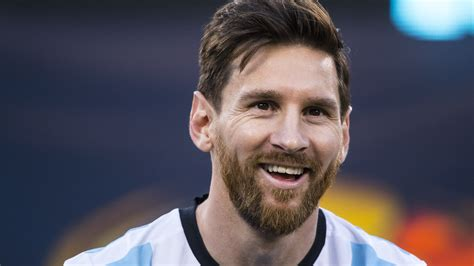
#> input picture PrjV1/images/Lionel Messi/1.jpg, 474 x 266 px, given in place of the camera
$ python Face_V6.py
#> lines starting #> are read from the running program, lines starting #| are printed output that depends on the picture; after the words box and inside, x2 and y2 are one past the last pixel; in counts of white or black regions, pixels touching at a corner belong together
import cv2
import time

face_cascade_front = cv2.CascadeClassifier('data/haarcascades/haarcascade_frontalface_alt.xml')
face_cascade_profile = cv2.CascadeClassifier('data/haarcascades/haarcascade_profileface.xml')
face_cascade_extended = cv2.CascadeClassifier('data/haarcascades/haarcascade_frontalcatface_extended.xml')
face_cascade_eye = cv2.CascadeClassifier('data/haarcascades/haarcascade_eye.xml')
face_cascade_glasses = cv2.CascadeClassifier('data/haarcascades/haarcascade_eye_tree_eyeglasses.xml')
face_cascade_leftEye = cv2.CascadeClassifier('data/haarcascades/haarcascade_lefteye_2splits.xml')
face_cascade_rightEye = cv2.CascadeClassifier('data/haarcascades/haarcascade_righteye_2splits.xml')

body_cascade_full = cv2.CascadeClassifier('data/haarcascades/haarcascade_fullbody.xml')

# frameWidth = 640
# frameHeight = 480

Do_track = True

cap = cv2.VideoCapture(0)
#time.sleep(2)

# cap.set(3, frameWidth)
# cap.set(4, frameHeight)

while(True):
	# Capture frame-by-frame
	ret, frame = cap.read()
#> frame is the input picture: shape (266, 474, 3); mean B, G, R 90.9, 82.1, 87.3
	gray = cv2.cvtColor(frame, cv2.COLOR_BGR2GRAY)
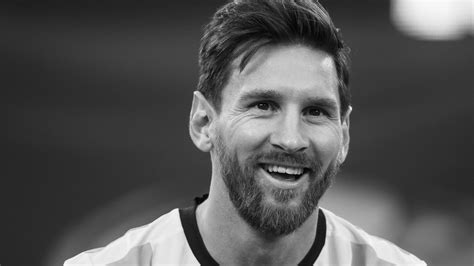
#> gray: shape (266, 474); min 1, max 253, mean 84.7

	if	Do_track == True:

		faces_eye = face_cascade_eye.detectMultiScale(gray, scaleFactor=1.5, minNeighbors=5)
#> faces_eye = ()
		for (x, y, w, h) in faces_eye:

			#color = (0, 0, 0) #BGR 0-255
			#stroke = -1
			end_cord_x = x + w
			end_cord_y = y + h
			#cv2.rectangle(frame, (x,y), (end_cord_x, end_cord_y), color, stroke)
			frame[y:y+h,x:x+w] = cv2.GaussianBlur(frame[y:y+h,x:x+w],(15,15),40,cv2.BORDER_DEFAULT)
			color = (255, 0, 0) #BGR 0-255
			stroke = 1
			cv2.rectangle(frame, (x,y), (end_cord_x, end_cord_y), color, stroke)
#> this loop made 0 passes

		faces_leftEye = face_cascade_leftEye.detectMultiScale(gray, scaleFactor=1.5, minNeighbors=5)
#> faces_leftEye = ()
		for (x, y, w, h) in faces_leftEye:

			#color = (0, 0, 0) #BGR 0-255
			#stroke = -1
			end_cord_x = x + w
			end_cord_y = y + h
			#cv2.rectangle(frame, (x,y), (end_cord_x, end_cord_y), color, stroke)
			frame[y:y+h,x:x+w] = cv2.GaussianBlur(frame[y:y+h,x:x+w],(15,15),40,cv2.BORDER_DEFAULT)
			color = (255, 0, 0) #BGR 0-255
			stroke = 1
			cv2.rectangle(frame, (x,y), (end_cord_x, end_cord_y), color, stroke)

		faces_rightEye = face_cascade_rightEye.detectMultiScale(gray, scaleFactor=1.5, minNeighbors=5)
#> faces_rightEye = [[240, 77, 45, 45]]
		for (x, y, w, h) in faces_rightEye:

			#color = (0, 0, 0) #BGR 0-255
			#stroke = -1
			end_cord_x = x + w
			end_cord_y = y + h
			#cv2.rectangle(frame, (x,y), (end_cord_x, end_cord_y), color, stroke)
			frame[y:y+h,x:x+w] = cv2.GaussianBlur(frame[y:y+h,x:x+w],(15,15),40,cv2.BORDER_DEFAULT)
			color = (255, 0, 0) #BGR 0-255
			stroke = 1
			cv2.rectangle(frame, (x,y), (end_cord_x, end_cord_y), color, stroke)
#> this loop made 1 pass
#> (x, y, w, h, end_cord_x, end_cord_y, color, stroke) on pass 1: (240, 77, 45, 45, 285, 122, (255, 0, 0), 1)
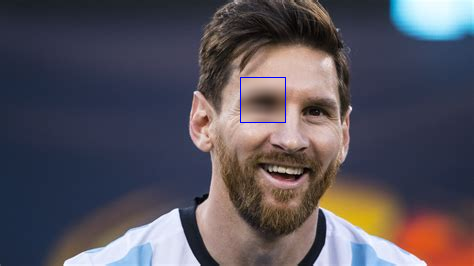
#> frame: shape (266, 474, 3); 1.68% of pixels changed, all inside (x1, y1, x2, y2) = (240, 77, 286, 123)

		faces_front = face_cascade_front.detectMultiScale(gray, scaleFactor=1.5, minNeighbors=5)
#> faces_front = [[210, 48, 152, 152]]
		for (x, y, w, h) in faces_front:

			#color = (0, 0, 0) #BGR 0-255
			#stroke = -1
			end_cord_x = x + w
			end_cord_y = y + h
			#cv2.rectangle(frame, (x,y), (end_cord_x, end_cord_y), color, stroke)
			frame[y:y+h,x:x+w] = cv2.GaussianBlur(frame[y:y+h,x:x+w],(15,15),100000,cv2.BORDER_DEFAULT)

			color = (0, 255, 0) #BGR 0-255
			stroke = 1
			cv2.rectangle(frame, (x,y), (end_cord_x, end_cord_y), color, stroke)
#> this loop made 1 pass
#> (x, y, w, h, end_cord_x, end_cord_y, color, stroke) on pass 1: (210, 48, 152, 152, 362, 200, (0, 255, 0), 1)
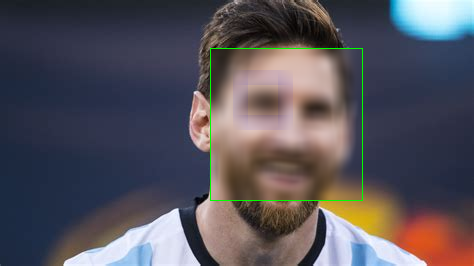
#> frame: shape (266, 474, 3); 18.46% of pixels changed, all inside (x1, y1, x2, y2) = (210, 48, 363, 201)

		faces_profile = face_cascade_profile.detectMultiScale(gray, scaleFactor=1.5, minNeighbors=5)
#> faces_profile = ()
		for (x, y, w, h) in faces_profile:

			#color = (0, 0, 0) #BGR 0-255
			#stroke = -1
			end_cord_x = x + w
			end_cord_y = y + h
			#cv2.rectangle(frame, (x,y), (end_cord_x, end_cord_y), color, stroke)
			frame[y:y+h,x:x+w] = cv2.GaussianBlur(frame[y:y+h,x:x+w],(15,15),100000,cv2.BORDER_DEFAULT)

			color = (0, 255, 0) #BGR 0-255
			stroke = 1
			cv2.rectangle(frame, (x,y), (end_cord_x, end_cord_y), color, stroke)

		faces_extended = face_cascade_extended.detectMultiScale(gray, scaleFactor=1.5, minNeighbors=5)
#> faces_extended = ()
		for (x, y, w, h) in faces_extended:

			#color = (0, 0, 0) #BGR 0-255
			#stroke = 2
			end_cord_x = x + w
			end_cord_y = y + h
			#cv2.rectangle(frame, (x,y), (end_cord_x, end_cord_y), color, stroke)
			frame[y:y+h,x:x+w] = cv2.GaussianBlur(frame[y:y+h,x:x+w],(15,15),100000,cv2.BORDER_DEFAULT)

			color = (0, 255, 0) #BGR 0-255
			stroke = 1
			cv2.rectangle(frame, (x,y), (end_cord_x, end_cord_y), color, stroke)

		bodies_full = body_cascade_full.detectMultiScale(gray, scaleFactor=1.5, minNeighbors=5)
#> bodies_full = ()
		for (x, y, w, h) in bodies_full:

			#color = (0, 0, 0) #BGR 0-255
			#stroke = 2
			end_cord_x = x + w
			end_cord_y = y + h
			#cv2.rectangle(frame, (x,y), (end_cord_x, end_cord_y), color, stroke)
			frame[y:y+h,x:x+w] = cv2.GaussianBlur(frame[y:y+h,x:x+w],(15,15),40,cv2.BORDER_DEFAULT)

			color = (0, 0, 255) #BGR 0-255
			stroke = 1
			cv2.rectangle(frame, (x,y), (end_cord_x, end_cord_y), color, stroke)

	# Display the resulting frame
	cv2.imshow('frame',frame)
	#time.sleep(0.1)
	if cv2.waitKey(20) & 0xFF == ord('q'):
#> (key q is pressed here)
		break

	if cv2.waitKey(20) & 0xFF == ord('w'):
		Do_track = True

	if cv2.waitKey(20) & 0xFF == ord('e'):
		Do_track = False

# When everything done, reease the capture
cap.release()
cv2.destroyAllWindows()

$ run again, on PrjV1/images/Lionel Messi/2.jpg
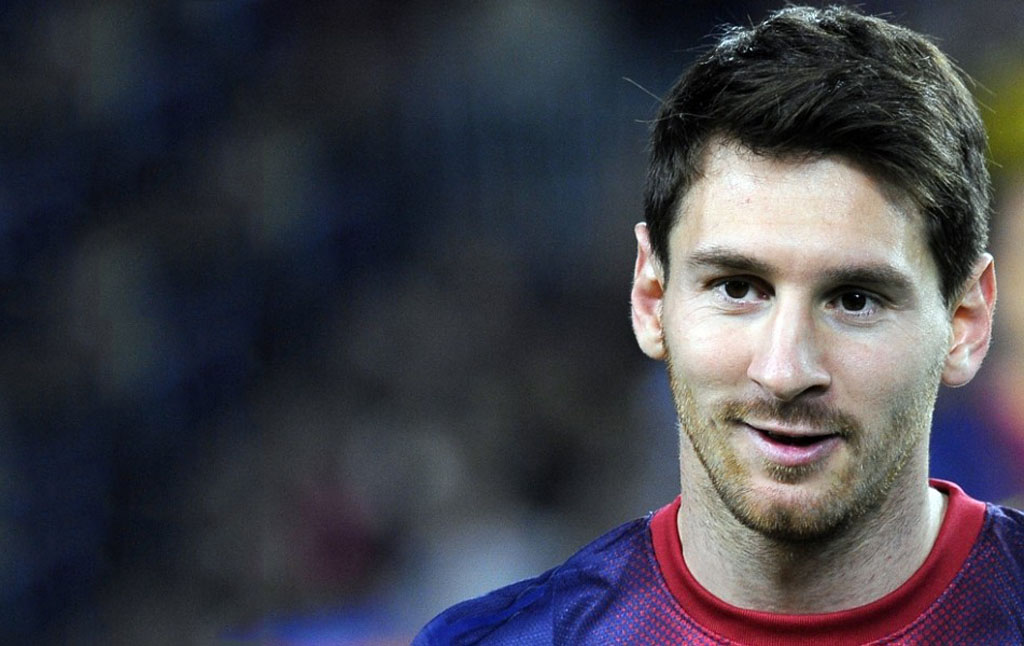
#> input picture PrjV1/images/Lionel Messi/2.jpg, 1024 x 646 px, given in place of the camera
#> frame is the input picture: shape (646, 1024, 3); mean B, G, R 72.9, 64.3, 64.9
#> faces_eye = [[698, 256, 68, 68], [820, 267, 68, 68], [797, 250, 101, 101]]
#> the loop `for (x, y, w, h) in faces_eye:` made 3 passes
#> (x, y, w, h, end_cord_x, end_cord_y) on passes 1 to 3: (698, 256, 68, 68, 766, 324), (820, 267, 68, 68, 888, 335), (797, 250, 101, 101, 898, 351)
#> faces_leftEye = [[823, 259, 68, 68], [809, 237, 101, 101]]
#> the loop `for (x, y, w, h) in faces_leftEye:` made 2 passes
#> (x, y, w, h, end_cord_x, end_cord_y, color, stroke) on passes 1 to 2: (823, 259, 68, 68, 891, 327, (255, 0, 0), 1), (809, 237, 101, 101, 910, 338, (255, 0, 0), 1)
#> faces_rightEye = [[697, 243, 68, 68]]
#> the loop `for (x, y, w, h) in faces_rightEye:` made 1 pass
#> (x, y, w, h, end_cord_x, end_cord_y, color, stroke) on pass 1: (697, 243, 68, 68, 765, 311, (255, 0, 0), 1)
#> after the loop `for (x, y, w, h) in faces_rightEye:`:
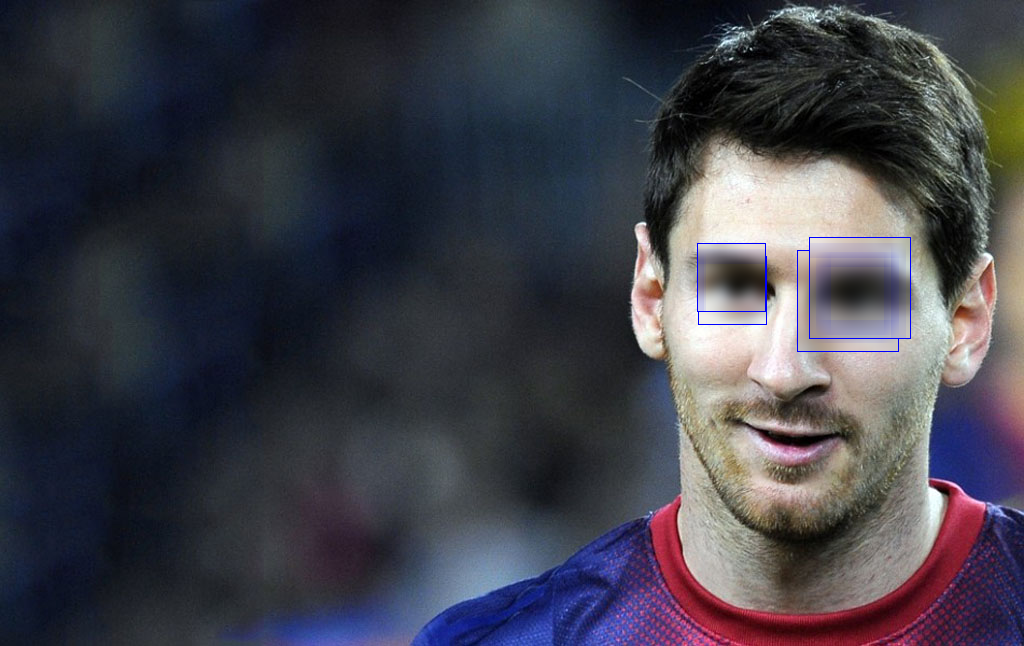
#> frame: shape (646, 1024, 3); mean B, G, R 73.2, 63.8, 64.4
#> faces_front = [[625, 162, 342, 342]]
#> the loop `for (x, y, w, h) in faces_front:` made 1 pass
#> (x, y, w, h, end_cord_x, end_cord_y, color, stroke) on pass 1: (625, 162, 342, 342, 967, 504, (0, 255, 0), 1)
#> after the loop `for (x, y, w, h) in faces_front:`:
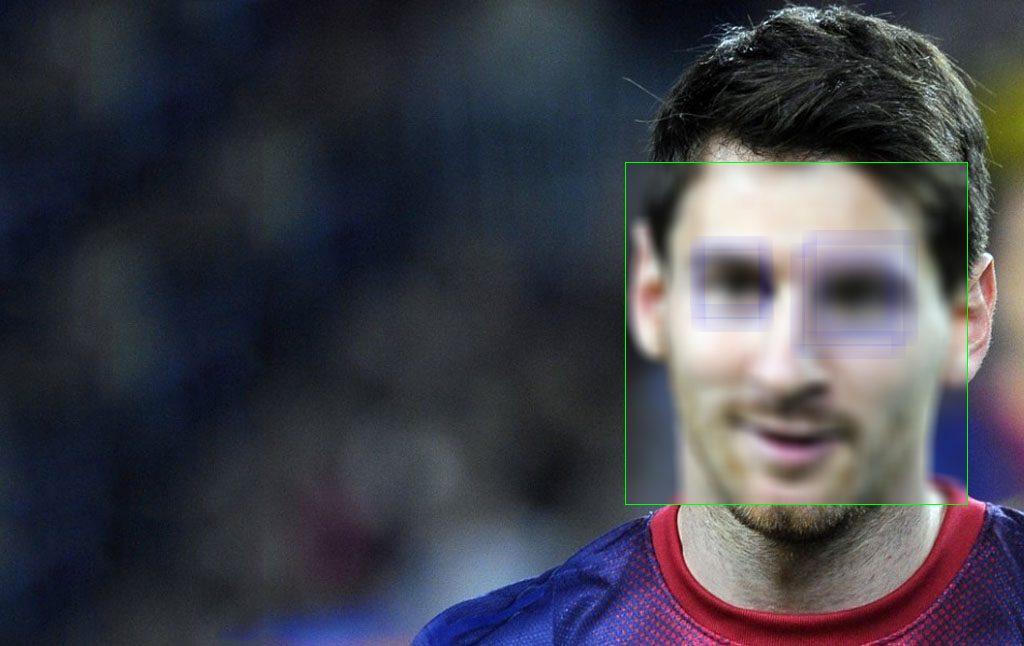
#> frame: shape (646, 1024, 3); 17.73% of pixels changed, all inside (x1, y1, x2, y2) = (625, 162, 968, 505)
#> faces_profile = ()

$ run again, on PrjV1/images/Lionel Messi/3.jpg
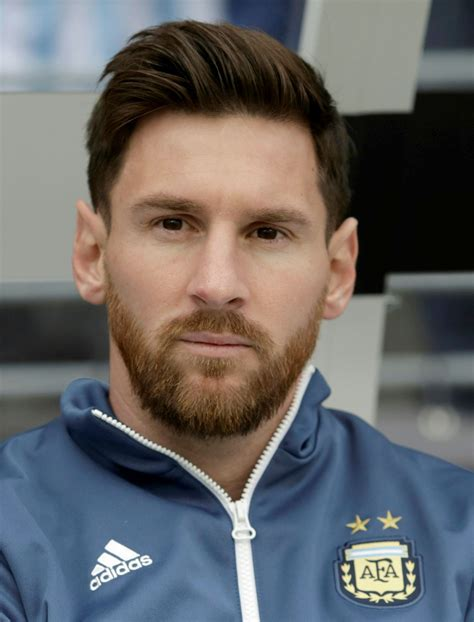
#> input picture PrjV1/images/Lionel Messi/3.jpg, 474 x 622 px, given in place of the camera
#> frame is the input picture: shape (622, 474, 3); mean B, G, R 101.6, 101.4, 102.6
#> faces_eye = [[138, 189, 68, 68], [232, 196, 68, 68], [117, 174, 101, 101]]
#> the loop `for (x, y, w, h) in faces_eye:` made 3 passes
#> (x, y, w, h, end_cord_x, end_cord_y) on passes 1 to 3: (138, 189, 68, 68, 206, 257), (232, 196, 68, 68, 300, 264), (117, 174, 101, 101, 218, 275)
#> faces_leftEye = [[250, 205, 45, 45], [146, 182, 68, 68], [236, 190, 68, 68]]
#> the loop `for (x, y, w, h) in faces_leftEye:` made 3 passes
#> (x, y, w, h, end_cord_x, end_cord_y) on passes 1 to 3: (250, 205, 45, 45, 295, 250), (146, 182, 68, 68, 214, 250), (236, 190, 68, 68, 304, 258)
#> faces_rightEye = [[150, 194, 45, 45], [246, 203, 45, 45], [136, 180, 68, 68], [231, 188, 68, 68]]
#> the loop `for (x, y, w, h) in faces_rightEye:` made 4 passes
#> (x, y, w, h, end_cord_x, end_cord_y) on passes 1 to 4: (150, 194, 45, 45, 195, 239), (246, 203, 45, 45, 291, 248), (136, 180, 68, 68, 204, 248), (231, 188, 68, 68, 299, 256)
#> after the loop `for (x, y, w, h) in faces_rightEye:`:
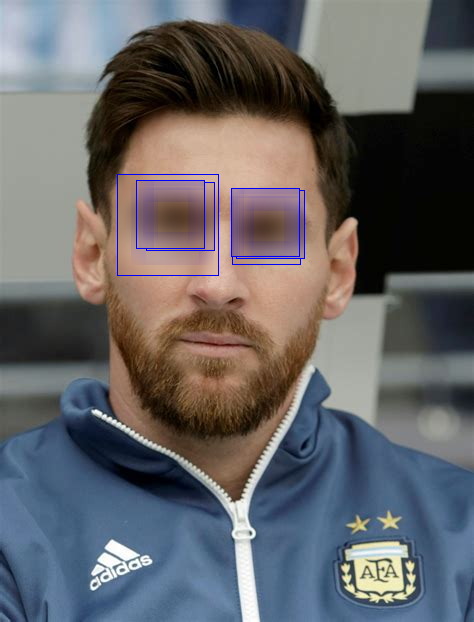
#> frame: shape (622, 474, 3); mean B, G, R 102.8, 100.2, 101.1
#> faces_front = [[110, 143, 228, 228], [48, 88, 342, 342]]
#> the loop `for (x, y, w, h) in faces_front:` made 2 passes
#> (x, y, w, h, end_cord_x, end_cord_y, color, stroke) on passes 1 to 2: (110, 143, 228, 228, 338, 371, (0, 255, 0), 1), (48, 88, 342, 342, 390, 430, (0, 255, 0), 1)
#> after the loop `for (x, y, w, h) in faces_front:`:
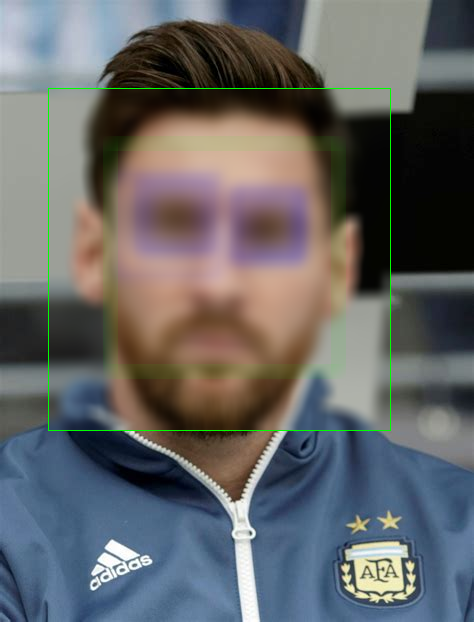
#> frame: shape (622, 474, 3); mean B, G, R 102.2, 101.5, 100.3
#> faces_profile = ()

$ run again, on PrjV1/images/Lionel Messi/4.jpg
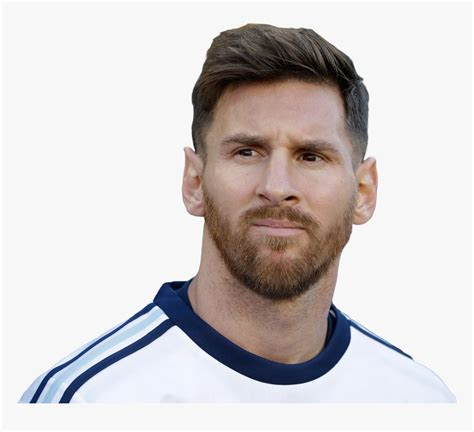
#> input picture PrjV1/images/Lionel Messi/4.jpg, 474 x 432 px, given in place of the camera
#> frame is the input picture: shape (432, 474, 3); mean B, G, R 204.2, 204.4, 209.4
#> faces_eye = [[226, 127, 45, 45], [287, 134, 45, 45]]
#> the loop `for (x, y, w, h) in faces_eye:` made 2 passes
#> (x, y, w, h, end_cord_x, end_cord_y, color, stroke) on passes 1 to 2: (226, 127, 45, 45, 271, 172, (255, 0, 0), 1), (287, 134, 45, 45, 332, 179, (255, 0, 0), 1)
#> faces_leftEye = [[293, 128, 45, 45]]
#> the loop `for (x, y, w, h) in faces_leftEye:` made 1 pass
#> (x, y, w, h, end_cord_x, end_cord_y, color, stroke) on pass 1: (293, 128, 45, 45, 338, 173, (255, 0, 0), 1)
#> faces_rightEye = [[225, 124, 45, 45]]
#> the loop `for (x, y, w, h) in faces_rightEye:` made 1 pass
#> (x, y, w, h, end_cord_x, end_cord_y, color, stroke) on pass 1: (225, 124, 45, 45, 270, 169, (255, 0, 0), 1)
#> after the loop `for (x, y, w, h) in faces_rightEye:`:
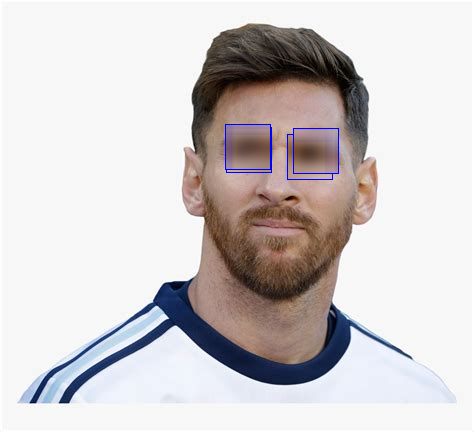
#> frame: shape (432, 474, 3); mean B, G, R 204.6, 203.9, 208.8
#> faces_front = [[198, 96, 152, 152], [171, 62, 228, 228]]
#> the loop `for (x, y, w, h) in faces_front:` made 2 passes
#> (x, y, w, h, end_cord_x, end_cord_y, color, stroke) on passes 1 to 2: (198, 96, 152, 152, 350, 248, (0, 255, 0), 1), (171, 62, 228, 228, 399, 290, (0, 255, 0), 1)
#> after the loop `for (x, y, w, h) in faces_front:`:
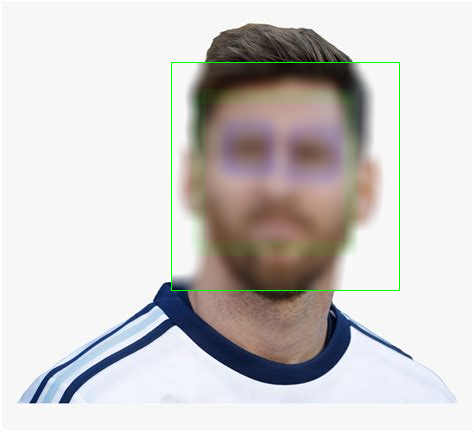
#> frame: shape (432, 474, 3); mean B, G, R 203.4, 204.6, 207.6
#> faces_profile = ()
